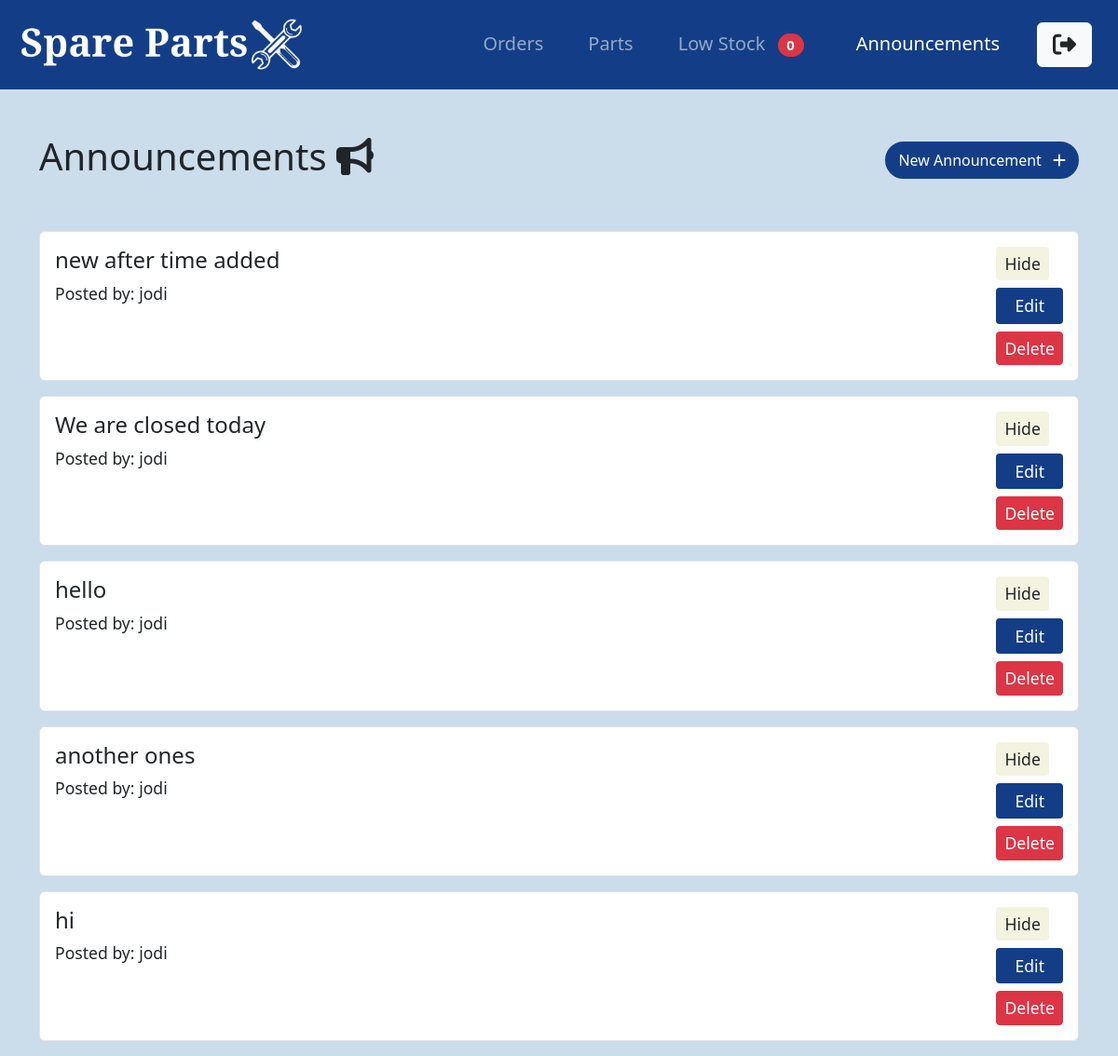
Before: /announcements/ (signed in) with the older database file.
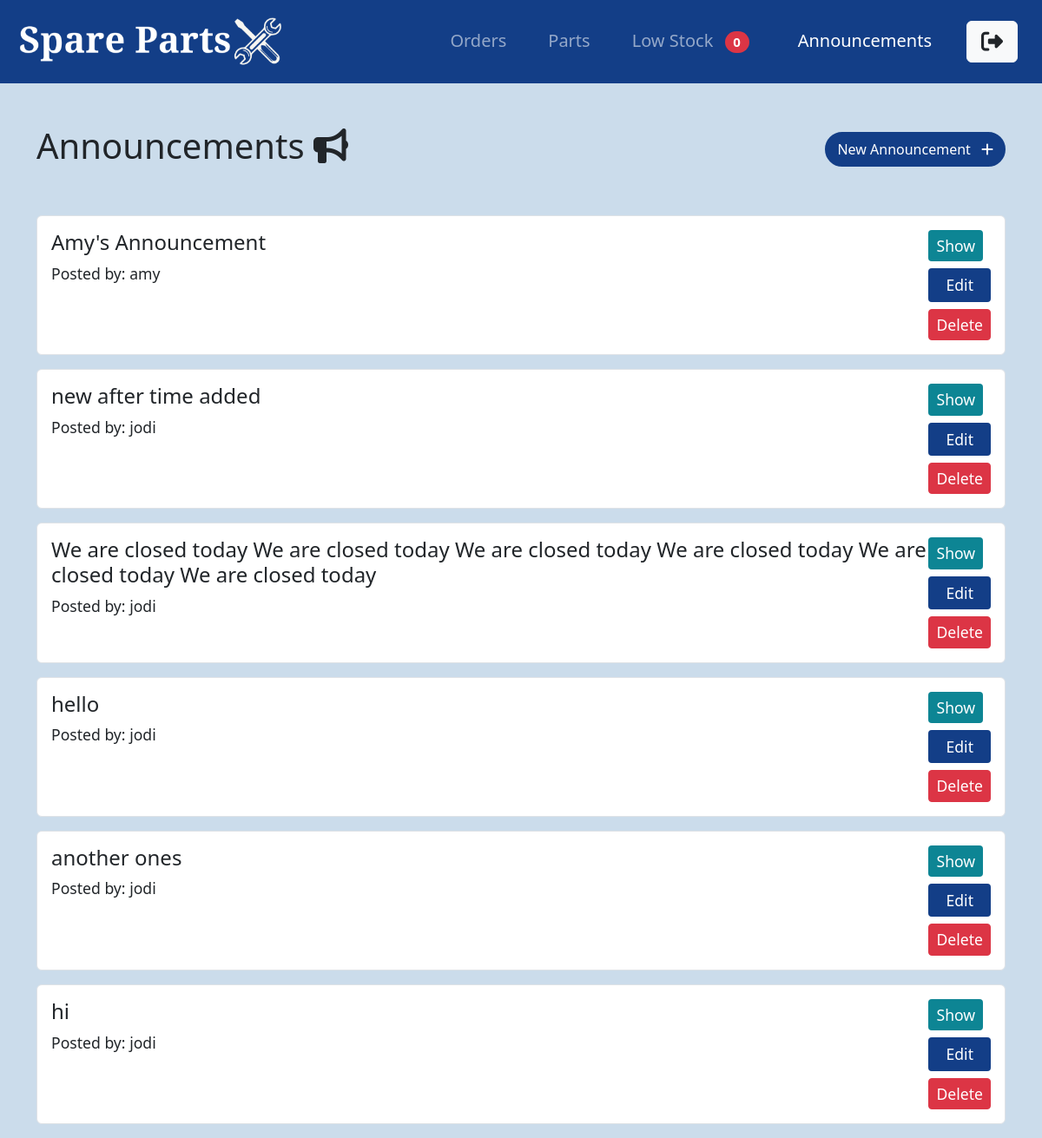
After: the same page with the newer database file.
### announcements/models.py (models this page shows, shortened)
class Announcements(models.Model):
    posted_by = models.ForeignKey(User, on_delete=models.CASCADE, related_name='announcement')
    message = models.TextField()
    visible = models.BooleanField(default=True)
    timestamp = models.DateTimeField(auto_now_add=True)

### announcements/views.py (the view, shortened to what this page needs)
# urls.py: path('', AnnouncementsListView.as_view(), name='announcements'),
class AnnouncementsListView(LoginRequiredMixin, UserPassesTestMixin, ListView):
    model = Announcements
    context_object_name = 'announcements'
    ordering = ['-timestamp']
    def get_queryset(self):
        return super().get_queryset()
    def test_func(self):
        return self.request.user.profile.user_group == 'store_manager'

### parts/context_processors.py (called while the page is built)
def low_stock_count(request):
    count = Part.objects.filter(num_in_stock__lte=F('low_stock_warning')).count()
    return {'low_stock_count': count}

### announcements/templates/announcements/announcements_list.html (shortened to what this page needs)
{% extends "parts/base.html" %}
{% block content %}
    <div class="d-flex flex-column flex-md-row justify-content-between align-items-start align-items-md-center my-5">
        <h1>Announcements <i class="fa-solid fa-bullhorn"></i></h1>
        <a class="btn btn-light-bg rounded-pill mt-2 mt-md-0" href="{% url 'announcement-create' %}">New Announcement <i class="fas fa-plus ms-2"></i></a>
    </div>
    {% if announcements %}
    {% for announcement in announcements %}
    <div class="card my-3 p-3 border d-flex flex-row justify-content-between align-items-start">
        <div>
            <h4 class="fw-light">{{ announcement.message }}</h4>
            <p>Posted by: {{ announcement.posted_by.username }}</p>
        </div>
        <div class="d-flex flex-column">
            <form method="POST" class="mb-2">
                <button type="submit" class="btn {% if announcement.visible %}btn-hide{% else %}btn-show{% endif %} btn-sm">
                    {% if announcement.visible %}Hide{% else %}Show{% endif %}
                </button>
            </form>
            <a class="btn btn-light-bg btn-sm mb-2" href="{% url 'announcement-update' announcement.id %}">Edit</a>
            <a href="{% url 'announcement-delete' announcement.id %}" class="btn btn-sm btn-danger">Delete</a>
        </div>
    </div>
{% endfor %}
    {% else %}
        <h3>No announcements</h3>
    {% endif %}
{% endblock content %}

### parts/templates/parts/base.html (shortened to what this page needs)
<!DOCTYPE html>
<html lang="en">
<head>
    <link href="https://cdn.jsdelivr.net/npm/bootstrap@5.2.3/dist/css/bootstrap.min.css" rel="stylesheet">
    {% load static %}
    <link rel="stylesheet" href="{% static 'css/style.css' %}">
</head>
<body>
    <nav class="navbar navbar-expand-lg navbar-dark mb-5" id="menu">
        <div class="container-fluid">
            <a class="navbar-brand" href="{% url 'login-success' %}">
                <img src="{% static 'images/logo.png' %}" alt="Logo" id="logo">
            </a>
            <div class="collapse navbar-collapse justify-content-end" id="navbarNavDropdown">
                <ul class="navbar-nav text-center">
                    {% if user.is_authenticated %}
                        {% if user.profile.user_group == 'store_manager' %}
                            <li class="nav-item mx-3">
                                <a class="nav-link {% if request.resolver_match.url_name == 'order-home' %}active{% endif %}" href="{% url 'order-home' %}">Orders</a>
                            </li>
                        {% endif %}
                        <li class="nav-item mx-3">
                            <a class="nav-link {% if request.resolver_match.url_name == 'parts-list' %}active{% endif %}" href="{% url 'parts-list' %}">Parts</a>
                        </li>
                        {% if user.profile.user_group == 'store_manager' %}
                            <li class="nav-item mx-3">
                                <a class="nav-link " href="{% url 'low-stock' %}">Low Stock <span class="badge rounded-pill bg-danger mx-2">{{ low_stock_count }}</span></a>
                            </li>
                            <li class="nav-item mx-3">
                                <a class="nav-link {% if request.resolver_match.url_name == 'announcements' %}active{% endif %}" href="{% url 'announcements' %}">Announcements</a>
                            </li>
                        {% endif %}
                        <form method="POST" action="{% url 'logout' %}" class="form-inline nav-item d-flex align-items-center">
                            <button type="submit" class="btn btn-logout nav-link btn-light text-dark mx-3 px-3">
                                <i class="fa-solid fa-right-from-bracket fa-lg"></i>
                            </button>
                        </form>
                    {% endif %}
                </ul>
            </div>
        </div>
    </nav>
    <div class="container">
        {% block content %}{% endblock %}
    </div>
</body>
</html>

### static/css/style.css (style rules this page uses)
.card { font-size: 1em; }
#menu { background-color: #133E87; color: #ffffff; }
#logo { height: 50px; }
body { font-size: 1em; background-color: #CBDCEB; }
.btn { font-size: 0.9em; }
.btn-light-bg { background-color: #133E87; color: #ffffff; border: 2px solid #133E87; }
.btn-show { background-color: #0D8594; color: #ffffff; }
@media (min-width: 600px) { #logo { height:60px; } }
@media (min-width: 600px) { .btn { font-size: 1em; } }
@media (min-width: 600px) { .card { font-size: 1.1em; } }
@media (min-width: 1100px) { .navbar { font-size: 1.25em; } }
@media (min-width: 1100px) { #logo { height: 70px; } }

Changed rows visible on the page:
added Announcements: message "Amy's Announcement", posted_by.username "amy", visible "Show"
changed Announcements "new after time added": visible "Hide" → "Show"
changed Announcements: message "We are closed today" → "We are closed today We are closed today We are closed today We are closed today We are closed today We are closed today"; visible "Hide" → "Show"
changed Announcements "hello": visible "Hide" → "Show"
changed Announcements "another ones": visible "Hide" → "Show"
changed Announcements "hi": visible "Hide" → "Show"
